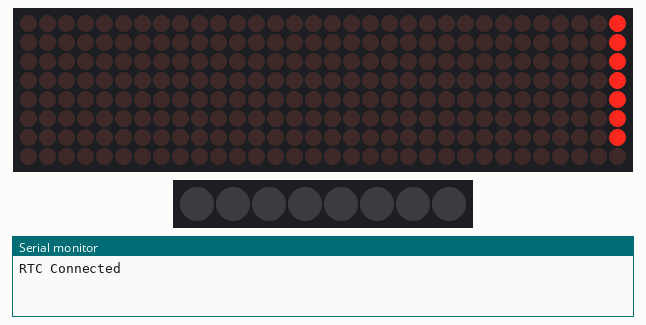
Bench run of a program on a simulated ESP8266 (NodeMCU). Parts: 32×8 LED matrix, 8 RGB LEDs in strip order, left to right, the last lines printed to the serial monitor. WiFi joins after 1.5 s; servers stay silent unless stated; network time is answered at once with the bench clock; the local clock reads 2024-03-15 10:24:30 at power-on unless the program sets it.

Above: at 1.6 s.
At 2.1 s:
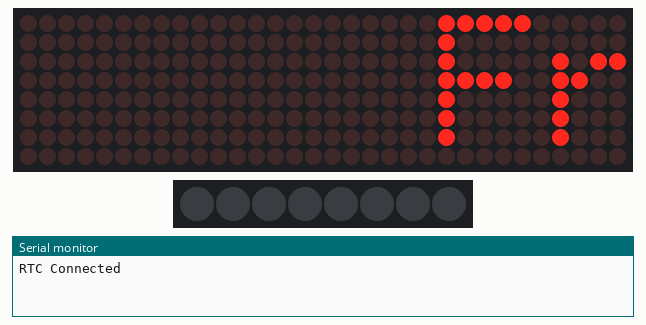
At 2.5 s:
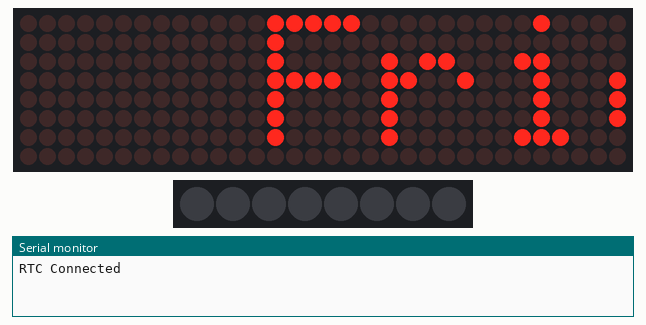
At 3.6 s:
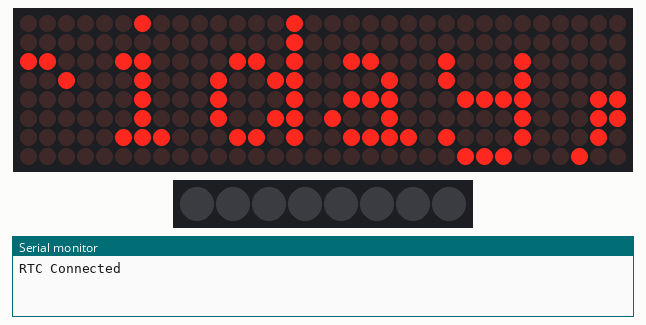
At 5.5 s:
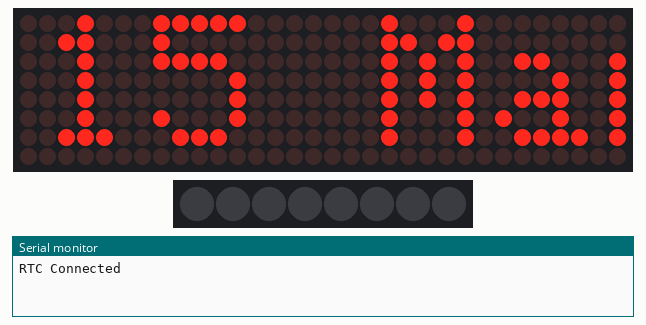
At 9.5 s:
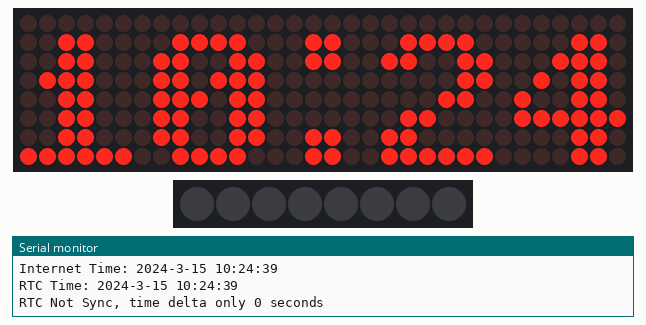

Measured:
- what the display in image 5 shows lasts 1.1 s, from 9.4 s to 10.5 s

The program:

main.cpp
```cpp
#include <Arduino.h>

#include "WiFiSetup.h"
#include "NeoPixel8Bit.h"
#include "Max72xx4Digit.h"

#include <Ticker.h>
#include <NTPClient.h>
#include <WiFiUdp.h>
#include <RTClib.h>

void SyncRTC();
String GetDateTimeString(DateTime dateTime);

// RTC DS3231
RTC_DS3231 RTC;
DateTime TimeNowRTC;

// Define NTP Client to get time
const long timeZoneUTC = 7; // UTC +7
const long utcOffsetInSeconds = 3600 * timeZoneUTC;
WiFiUDP ntpUDP;
NTPClient timeClient(ntpUDP, "pool.ntp.org", utcOffsetInSeconds);

// Time Management
void DisplayClockTicker() {
    TimeNowRTC = RTC.now();

    AdjustMax72XXBrightness(TimeNowRTC);
    DisplayClock(TimeNowRTC);

    AdjustNeopixel(TimeNowRTC);
}
Ticker ScreenUpdateTicker(DisplayClockTicker, 1000, 0, MILLIS);

Ticker SyncRTCTicker(SyncRTC, 1000, 0, MILLIS);
const int32_t UpperTimeDeltaThresholdToSyncS = 300; // Seconds
const int32_t LowerTimeDeltaThresholdToSyncS = 10; // Seconds

void setup() {
    Serial.begin(115200);

    // RTC Setup
    if (! RTC.begin()) {
        Serial.println("\n\nCouldn't find RTC, check your connection!");
        while (true){/*Don't proceed if RTC unavailable*/}
    }
    else{
        Serial.println("\n\nRTC Connected");
    }
    TimeNowRTC = RTC.now();

    SetupDisplay();
    SetupNeoPixel();

    ScreenUpdateTicker.start();
    SyncRTCTicker.start();

    WiFiSetup(WIFI_MANAGER_TIMEOUT_S);

    timeClient.begin();
    timeClient.update();

    AdjustMax72XXBrightness(TimeNowRTC);
    DisplayDate(TimeNowRTC);
}

void loop() {
    ScreenUpdateTicker.update();
    SyncRTCTicker.update();
}

String GetDateTimeString(DateTime dateTime) {
    String network_date_time = String(dateTime.year());
    network_date_time += "-";
    network_date_time += String(dateTime.month());
    network_date_time += "-";
    network_date_time += String(dateTime.day());
    network_date_time += " ";

    // Time
    network_date_time += String(dateTime.hour());
    network_date_time += ":";
    if(dateTime.minute() < 10)
        network_date_time += "0";
    network_date_time += String(dateTime.minute());
    network_date_time += ":";
    if(dateTime.second() < 10)
        network_date_time += "0";
    network_date_time += String(dateTime.second());

    return network_date_time;
}

void SyncRTC(){
    if(!WiFi.isConnected()){
        Serial.println("Internet Connection Unavailable. Failed to Sync RTC to Server.");
        return;
    }

    if (timeClient.update()){
        unsigned long epochTime = timeClient.getEpochTime();

        DateTime internetTime(epochTime);
        Serial.print("Internet Time: ");
        Serial.println(GetDateTimeString(internetTime));

        Serial.print("RTC Time: ");
        Serial.println(GetDateTimeString(RTC.now()));

        // Only sync if the time discrepancy is less than 600 seconds.
        // Keep RTC as primary time keeper and only sync if the time delta is reasonable.
        // Don't assume internet time always correct
        int32_t deltaTimeSAbs = internetTime.unixtime() - RTC.now().unixtime();

        if (abs(deltaTimeSAbs) < UpperTimeDeltaThresholdToSyncS){
            if (abs(deltaTimeSAbs) < 5){
                Serial.print("RTC Not Sync, time delta only ");
                Serial.print(abs(deltaTimeSAbs));
                Serial.println(" seconds\n");
                return;
            }

            RTC.adjust(internetTime);
            Serial.println("RTC Synced\n");
        }
        else{
            Serial.println("Internet time might be wrong, skipping RTC sync\n");
        }
    }
}
```

ClockFontRD.h
```cpp
#pragma once

#include <Arduino.h>

const byte CF_LEFT[][8] = {
{
  B00000000,
  B01111000,
  B11001100,
  B11011100,
  B11101100,
  B11001100,
  B11001100,
  B01111000
},{
  B00000000,
  B00110000,
  B00110000,
  B01110000,
  B00110000,
  B00110000,
  B00110000,
  B11111100
},{
  B00000000,
  B01111000,
  B11001100,
  B00001100,
  B00011000,
  B01100000,
  B11000000,
  B11111100
},{
  B00000000,
  B01111000,
  B11001100,
  B00001100,
  B00111000,
  B00001100,
  B11001100,
  B01111000
},{
  B00000000,
  B00011000,
  B00111000,
  B01011000,
  B10011000,
  B11111100,
  B00011000,
  B00011000
},{
  B00000000,
  B11111100,
  B11000000,
  B11111000,
  B00001100,
  B00001100,
  B11001100,
  B01111000
},{
  B00000000,
  B01111000,
  B11001100,
  B11000000,
  B11111000,
  B11001100,
  B11001100,
  B01111000
},{
  B00000000,
  B11111100,
  B11001100,
  B00011000,
  B00011000,
  B00110000,
  B00110000,
  B00110000
},{
  B00000000,
  B01111000,
  B11001100,
  B11001100,
  B01111000,
  B11001100,
  B11001100,
  B01111000
},{
  B00000000,
  B01111000,
  B11001100,
  B11001100,
  B01111100,
  B00001100,
  B11001100,
  B01111000
}};
const int CF_LEFT_LEN = sizeof(CF_LEFT)/8;


const byte CF_RIGHT[][8] = {
{
  B00000000,
  B00011110,
  B00110011,
  B00110111,
  B00111011,
  B00110011,
  B00110011,
  B00011110
},{
  B00000000,
  B00001100,
  B00001100,
  B00011100,
  B00001100,
  B00001100,
  B00001100,
  B00111111
},{
  B00000000,
  B00011110,
  B00110011,
  B00000011,
  B00000110,
  B00011000,
  B00110000,
  B00111111
},{
  B00000000,
  B00011110,
  B00110011,
  B00000011,
  B00001110,
  B00000011,
  B00110011,
  B00011110
},{
  B00000000,
  B00000110,
  B00001110,
  B00010110,
  B00100110,
  B00111111,
  B00000110,
  B00000110
},{
  B00000000,
  B00111111,
  B00110000,
  B00111110,
  B00000011,
  B00000011,
  B00110011,
  B00011110
},{
  B00000000,
  B00011110,
  B00110011,
  B00110000,
  B00111110,
  B00110011,
  B00110011,
  B00011110
},{
  B00000000,
  B00111111,
  B00110011,
  B00000110,
  B00000110,
  B00001100,
  B00001100,
  B00001100
},{
  B00000000,
  B00011110,
  B00110011,
  B00110011,
  B00011110,
  B00110011,
  B00110011,
  B00011110
},{
  B00000000,
  B00011110,
  B00110011,
  B00110011,
  B00011111,
  B00000011,
  B00110011,
  B00011110
}};
const int CF_RIGHT_LEN = sizeof(CF_RIGHT)/8;
```

Max72xx4Digit.h
```cpp
#pragma once

#include <SPI.h>
#include <Adafruit_GFX.h>
#include <Max72xxPanel.h>
#include <RTClib.h>

#include "ClockFontRD.h"

#define PIN_CS D4
#define NUMBER_OF_HORIZONTAL_DISPLAYS   4
#define NUMBER_OF_VERTICAL_DISPLAYS     1
#define NIGHT_DISPLAY_INTENSITY         0
#define DAY_DISPLAY_INTENSITY           5

void SetupDisplay();
void DisplayMessage(String message);
void DisplayClock(DateTime dateTime);
void DisplayDate(DateTime dateTime);
void AdjustMax72XXBrightness(DateTime dateTime);
```

NeoPixel8Bit.h
```cpp
#pragma once

#include <FastLED.h>
#include <RTClib.h>

// NeoPixel
#define NEOPIXEL_NUM_LEDS 8
#define NEOPIXEL_DATA_PIN D3

void SetupNeoPixel();
void TurnOnNeopixel();
void TurnOffNeopixel();
void AdjustNeopixel(DateTime dateTime);
```

WiFiSetup.h
```cpp
#pragma once

#ifdef ESP32
    #include <DNSServer.h>
    #include <WebServer.h>
    #include <WiFi.h>
#else
    #include <DNSServer.h>
    #include <ESP8266WebServer.h>
    #include <ESP8266WiFi.h>
#endif
#include <WiFiManager.h>

#define WIFI_MANAGER_TIMEOUT_S 30

void WiFiSetup(unsigned long timeout_s);
```

Max72xx4Digit.cpp
```cpp
#include "Max72xx4Digit.h"

static Max72xxPanel matrix = Max72xxPanel(PIN_CS, NUMBER_OF_HORIZONTAL_DISPLAYS, NUMBER_OF_VERTICAL_DISPLAYS);

//Week Days
static String weekDays[7]={"Sunday", "Monday", "Tuesday", "Wednesday", "Thursday", "Friday", "Saturday"};
//Month names
static String months[12]={"January", "February", "March", "April", "May", "June", "July", "August", "September", "October", "November", "December"};

static int wait = 100; // In milliseconds
static int spacer = 1;
static int width  = 5 + spacer; // The font width is 5 pixels
static bool DisplayDot = true;

void SetupDisplay(){
    matrix.setIntensity(DAY_DISPLAY_INTENSITY);
    matrix.setRotation(0, 3);
    matrix.setRotation(1, 3);
    matrix.setRotation(2, 3);
    matrix.setRotation(3, 3);

    matrix.setPosition(0, 3, 0);
    matrix.setPosition(1, 2, 0);
    matrix.setPosition(2, 1, 0);
    matrix.setPosition(3, 0, 0);

    matrix.fillScreen(LOW);
    matrix.write();
}

void DisplayMessage(String message){
    for ( unsigned int i = 0 ; i < width * message.length() + matrix.width() - spacer; i++ ) {
        //matrix.fillScreen(LOW);
        unsigned int letter = i / width;
        int x = (matrix.width() - 1) - i % width;
        int y = (matrix.height() - 8) / 2; // center the text vertically

        while ( x + width - spacer >= 0 && letter >= 0 ) {
            if ( letter < message.length() ) {
                matrix.drawChar(x, y, message[letter], HIGH, LOW, 1); // HIGH LOW means foreground ON, background off, reverse to invert the image
            }
            letter--;
            x -= width;
        }

        matrix.write(); // Send bitmap to display
        delay(wait/2);
    }
}

void DisplayClock(DateTime dateTime){
    int tempDigit;

    matrix.shutdown(true);
    matrix.fillScreen(LOW);
    matrix.shutdown(false);
    matrix.fillScreen(LOW);

    // First Digit
    tempDigit = dateTime.hour() / 10;
    if(tempDigit > 0){
        matrix.drawBitmap(0, 0, CF_LEFT[tempDigit], 8, 8, 1);
    }

    // Second Digit
    tempDigit = dateTime.hour() % 10;
    matrix.drawBitmap(7, 0, CF_LEFT[tempDigit], 8, 8, 1);

    // Display Colon
    if(DisplayDot){
        matrix.fillRect(15, 1, 2, 2, 1);
        matrix.fillRect(15, 6, 2, 2, 1);
    }

    // Third Digit
    tempDigit = dateTime.minute() / 10;
    matrix.drawBitmap(17, 0, CF_RIGHT[tempDigit], 8, 8, 1);

    // Fourth Digit
    tempDigit = dateTime.minute() % 10;
    matrix.drawBitmap(24, 0, CF_RIGHT[tempDigit], 8, 8, 1);

    matrix.write(); // Send bitmap to display

    if (DisplayDot == true){
        DisplayDot = false;
    }
    else{
        DisplayDot = true;
    }
}

void DisplayDate(DateTime dateTime){
    String FullDate;

    FullDate += weekDays[dateTime.dayOfTheWeek()];
    FullDate += ", ";
    FullDate += dateTime.day();
    FullDate += " ";
    FullDate += months[dateTime.month() - 1];
    FullDate += " ";
    FullDate += dateTime.year();

    DisplayMessage(FullDate);
}

void AdjustMax72XXBrightness(DateTime dateTime){
    int Hours = dateTime.hour();

    if (Hours > 17 || Hours < 6){
        matrix.setIntensity(NIGHT_DISPLAY_INTENSITY);
    }
    else{
        matrix.setIntensity(DAY_DISPLAY_INTENSITY);
    }
}
```

NeoPixel8Bit.cpp
```cpp
#include "NeoPixel8Bit.h"

static CRGB NeopixelColor(CRGB::White);
static CRGB NeopixelLeds[NEOPIXEL_NUM_LEDS];

void SetupNeoPixel(){
    FastLED.addLeds<WS2812, NEOPIXEL_DATA_PIN, GRB>(NeopixelLeds, NEOPIXEL_NUM_LEDS).setCorrection(LEDColorCorrection::TypicalSMD5050);
    FastLED.setTemperature(CRGB(255, 150, 15));
    FastLED.setBrightness(255);

    TurnOffNeopixel();
}

void TurnOnNeopixel(){
    for (int i = 0; i < NEOPIXEL_NUM_LEDS; i++)
    {
        NeopixelLeds[i] = NeopixelColor;
        FastLED.show();
    }
}

void TurnOffNeopixel(){
    for (int i = 0; i < NEOPIXEL_NUM_LEDS; i++)
    {
        NeopixelLeds[i] = CRGB::Black;
        FastLED.show();
    }
}

void AdjustNeopixel(DateTime dateTime){
    int Hours = dateTime.hour();

    if (Hours > 17 || Hours < 6){
        TurnOnNeopixel();
    }
    else{
        TurnOffNeopixel();
    }
}
```

WiFiSetup.cpp
```cpp
#include "WiFiSetup.h"

void WiFiSetup(unsigned long timeout_s){
    WiFiManager wifiManager;
    wifiManager.setDebugOutput(false);
    wifiManager.setTimeout(timeout_s);
    wifiManager.autoConnect();
}
```
